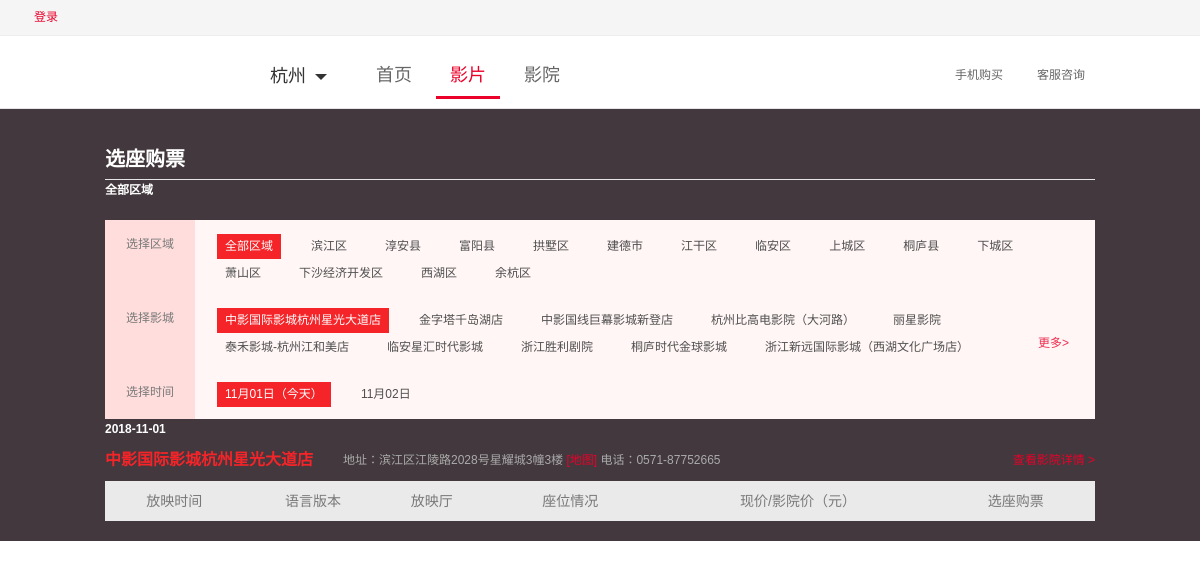
/movie1.php, run on the app's committed database.
### tables this page shows
CREATE TABLE `area_info` (
  `Area_id` int(11) NOT NULL auto_increment,
  `Area_name` varchar(30) default NULL,
  PRIMARY KEY  (`Area_id`)
);

CREATE TABLE `dyy_info` (
  `dyy_id` int(11) NOT NULL auto_increment,
  `dyy_name` varchar(50) default NULL,
  `Area_id` int(11) default NULL,
  `Address` varchar(50) default NULL COMMENT '详细地址',
  `Telephone` varchar(15) default NULL,
  `dyy_image_path` varchar(30) default NULL,
  PRIMARY KEY  (`dyy_id`),
  KEY `Area_id` (`Area_id`),
  CONSTRAINT `Area_id` FOREIGN KEY (`Area_id`) REFERENCES `area_info` (`Area_id`)
);

### db/DbManage.php (called while the page is built, shortened)
<?php
class DbManage{
    public function executeSqlTxt($sqlTxt){
        $this->conn = mysqli_connect("127.0.0.1","root","671183","TPP")
        or die("失败".mysqli_error());
        $result = mysqli_query($this->conn,$sqlTxt);
        return $result;
    }
}

### movie1.php (the view, shortened to what this page needs)
<!DOCTYPE html>
<html lang="en">
<head>
    <link rel="stylesheet" href="css/movie1.css">
    <link rel="stylesheet" href="css/login_top.css">
</head>
<body>
<?php include 'login_top.php';?>
<div class="head-wrap">
    <div class="head-content center-wrap">
        <h1 class="logo">
            <a target="_top" href="#"></a>
        </h1>
        <div class="cityWrap">
            <a id="cityName" class="cityName" href="javascript:">
                <span class="name" data-id="330100">杭州</span>
                <s class="tri"></s>
            </a>
        </div>
        <div class="nav-wrap">
            <ul class="nav">
                <li class="J_NavItem ">
                    <a href="#" target="_top">首页</a>
                </li>
                <li class="J_NavItem  current ">
                    <a href="#" target="_top">影片</a>
                </li>
                <li class="J_NavItem ">
                    <a href="#" target="_top">影院</a>
                </li>
            </ul>
        </div>
        <div class="entrance-wrap">
            <ul class="entrance">
                <li class="entrance-item">
                    <a class="phone  " href="#">手机购买</a>
                </li>
                <li class="entrance-item">
                    <a class="service" >客服咨询</a>
                </li>
            </ul>
        </div>
    </div>
</div>
<div class="detail-wrap J_detailWrap" data-spm="w1">
    <div class="detail-cont">
        <div class="center-wrap">
            <?php
                    include_once ("db/DbManage.php");
                    $a = $_GET['new'];
                    $sqlTxt = "select * from film_info WHERE Film_id = '" . $a ."'" ;
                ?>
<div class="title-wrap">
    <div class="center-wrap">
        <h3>选座购票</h3>
    </div>
</div>
<div class="schedule-wrap J_scheduleWrap schedule-loaded" data-spm="w2" data-ajax="/showDetailSchedule.htm" data-param="showId=158775&amp;ts=1523344094555&amp;n_s=new" id = "area">
    <h4 id = "area1_name" >全部区域</h4>
    <div class="filter-wrap">
        <div class="center-wrap">
            <ul class="filter-select">
                <li>
                    <label>选择区域</label>
                    <div class="select-tags">
                        <a class="current" href="javascript:;" id = "area1" onclick="ChooseArea(this)">全部区域</a>
                        <?php
                        include_once ("db/DbManage.php");
                        $db = new DbManage();
                        $sqlTxt = "select * from area_info" ;
                        $result = $db->executeSqlTxt($sqlTxt);
                        while($row = mysqli_fetch_array($result)) {
                        ?>
                        <a href="javascript:;" onclick="ChooseArea(this) " name = "area2" ><?php echo $row["Area_name"] ?></a>
                            <?php
                                }
                             ?>
                    </div>
                </li>
                <li>
                    <label>选择影城</label>
                    <div class="select-tags" >
                        <?php
                        include_once ("db/DbManage.php");
                        $db = new DbManage();
                        $sqlTxt = "select * from dyy_info" ;
                        $result = $db->executeSqlTxt($sqlTxt);
                        $row = mysqli_fetch_array($result);
                        $cinema_name = $row["dyy_name"];
                        ?>
                        <a href="javascript:;" class="current" onclick="cinema(this)" id= "ar1"><?php echo $row["dyy_name"] ?></a>
                        <?php
                        while($row=mysqli_fetch_array($result)){
                        ?>
                            <a href="javascript:;" onclick="cinema(this)" name = "ar2"> <?php echo $row["dyy_name"] ?></a>
                            <?php
                        }
                        ?>
                    </div>
                    <a class="J_show select-show" href="javascript:;">更多&gt;</a>
                </li>
                <li>
                    <label>选择时间</label>
                    <div class="select-tags">
                        <a class="current" href="javascript:;"  onclick="ChooseTime(this,1)" id = "time1"><?php echo  date("m")."月".date("d")."日"; ?>（今天）</a>
                        <a href="javascript:;"  onclick="ChooseTime(this,2)" name = "time2"><?php $d=strtotime("tomorrow");echo  date("m",$d)."月".date("d",$d)."日";?></a>
                    </div>
                </li>
            </ul>
        </div>
    </div>
    <div  id = "plan">
    <h4 id = "data"><?php echo  date("Y")."-".date("m")."-".date("d"); ?></h4>
    <div class="center-wrap cinemabar-wrap" id = "ee">
        <h4 id = "dyy_name"><?php echo $cinema_name?></h4>
        地址：滨江区江陵路2028号星耀城3幢3楼 <a href="/cinemaDetail.htm?cinemaId=31251&amp;n_s=new#detail">[地图]</a>  电话：0571-87752665
        <a class="more" href="/cinemaDetail.htm?cinemaId=31251&amp;n_s=new">查看影院详情&nbsp;&gt;</a>
    </div>
    <div class="center-wrap" >
        <table class="hall-table">
            <thead>
            <tr>
                <th class="hall-time">放映时间</th>
                <th class="hall-type">语言版本</th>
                <th class="hall-name">放映厅</th>
                <th class="hall-flow">座位情况</th>
                <th class="hall-price">现价/影院价（元）</th>
                <th class="hall-buy">选座购票</th>
            </tr>
            </thead>
            <?php
            include_once ("db/DbManage.php");
                        ?>
        </table>
    </div>
    </div>
</div>
</body>
</html>

### data on the page
area_info: Area_name "滨江区"
area_info: Area_name "淳安县"
area_info: Area_name "富阳县"
area_info: Area_name "拱墅区"
area_info: Area_name "建德市"
area_info: Area_name "江干区"
area_info: Area_name "临安区"
area_info: Area_name "上城区"
area_info: Area_name "桐庐县"
area_info: Area_name "下城区"
area_info: Area_name "萧山区"
area_info: Area_name "下沙经济开发区"
area_info: Area_name "西湖区"
area_info: Area_name "余杭区"
dyy_info: dyy_name "中影国际影城杭州星光大道店"
dyy_info: dyy_name "金字塔千岛湖店"
dyy_info: dyy_name "中影国线巨幕影城新登店"
dyy_info: dyy_name "杭州比高电影院（大河路）"
dyy_info: dyy_name "丽星影院"
dyy_info: dyy_name "泰禾影城-杭州江和美店"
dyy_info: dyy_name "临安星汇时代影城"
dyy_info: dyy_name "浙江胜利剧院"
dyy_info: dyy_name "桐庐时代金球影城"
dyy_info: dyy_name "浙江新远国际影城（西湖文化广场店）"
